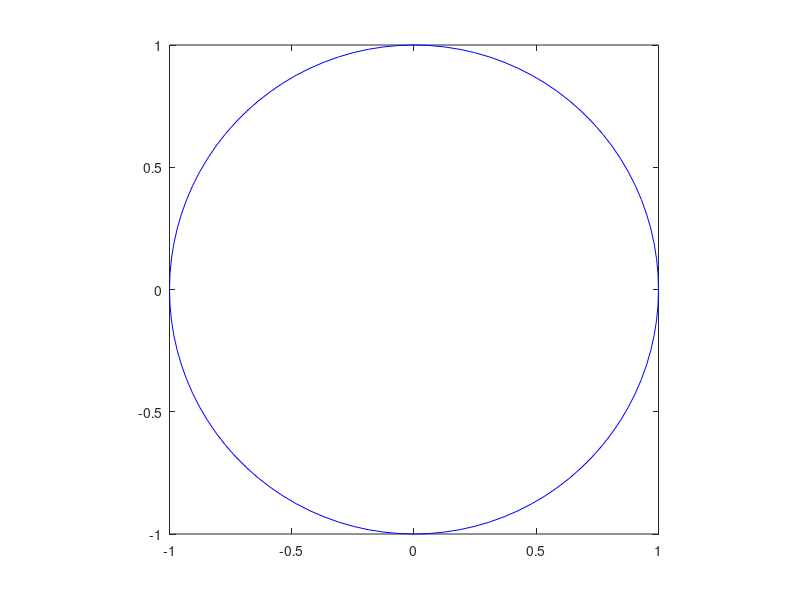

Write MATLAB code to recreate this figure.
%%
% Exp_06_02_01.m    The area and perimeter of a regular polygon
% N    The number of sieds.
% R    The circumradius
% str  A line specification to determine line type/color
% S    The area of the regular polygon
% L    The perimeter of the regular polygon
% -----Sample of Calling the function-------
% Exp_06_02_01    Plot a circle with radius=1, solid blue line
% Exp_06_02_01(N) Plot a N-side polygon with radius=1, solid blue line
% Exp_06_02_01(N,R) Same as above, except that radius=R
% Exp_06_02_01(N,R,str) Same as above, except that line type is specified
% S = Exp_06_02_01(...) Plot and return area of the polygon
% [S,L] = Exp_06_02_01(...) Plot and return area as well as perimeter
% Original Author: Zhiyong Zhang@NJUPT, Jan. 31st, 2006
% Modified by Abraham Xiao@NWPU, May 7th, 2013

%%
% 20130507 XY511 17:30
% AbrahamX @ NWPU
% Just another program guiding you how to write *.m function
% files. Aha, life as a bitch, fuck it till explode. DO IT.
% Just another example on MATLAB function files.
% It's a slightly advanced function of plotting lines and curves.



function [S,L] = Exp_06_02_01(N,R,str)


switch nargin  % Hey buddy, tell me how many arguments you have spec.
  case 0
    N = 100;
    R = 1;
    str = '-b';
  case 1
    R = 1;
    str = '-b';
  case 2
    str = '-b';
  case 3
    % Extra semicolon is unnecessary
  otherwise
    error('Buddy! You have specified TOO MANY arguments.');
end

% Initialization
t = 0: 2*pi/N: 2*pi;  % Oops, it's a CIRCLE.
x = R * sin(t);
y = R * cos(t);

if (nargout == 0)
  plot(x, y, str);
elseif (nargout > 2)
  error('Buddy! TOO MANY output arguments.');
else
  S = N * R * R * sin(2*pi/N)/2;  % Area of the polygon
  L = 2 * N * R * sin(pi/N);  % Perimeter of the polygon
  fill(x, y, str)
end
axis equal square
box on
shg






% Comment: Copyright by Zhiyong Zhang @ Nanjing University of 
% Post and Telecommunication. Modified by Abraham Xiao @ NWPU, China.
